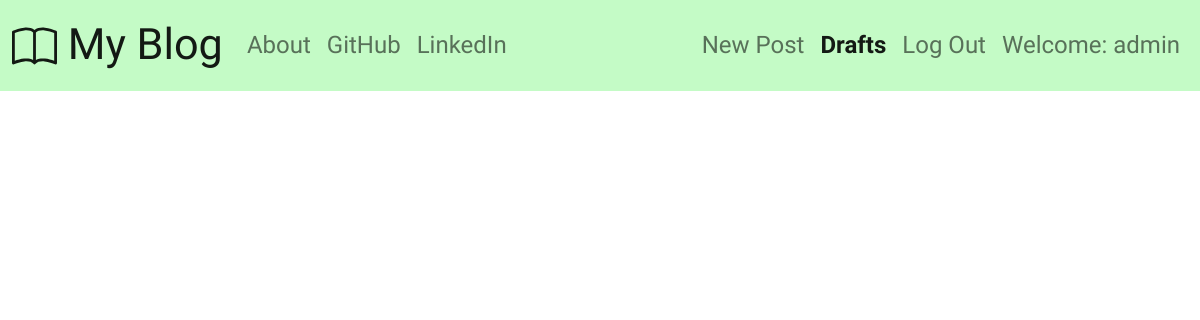
The page /drafts/ (signed in) on the database as committed earlier.
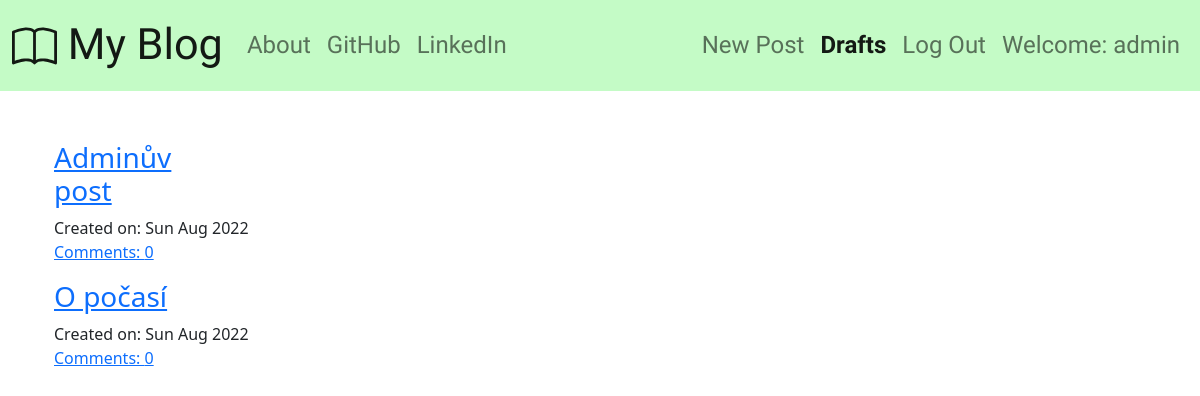
The same page on the database as committed later.
### blog_app/models.py (models this page shows, shortened)
class Post(models.Model):
    author      = models.ForeignKey('auth.User', on_delete=models.CASCADE)
    title       = models.CharField(max_length = 200)
    text        = models.TextField()
    create_date = models.DateTimeField(default = timezone.now)
    published_date = models.DateTimeField(blank = True, null = True)
    def approved_comments(self):
        return self.comments.filter(approved_comment = True)

### blog_app/views.py (the view)
# urls.py: path('drafts/', views.DraftListView.as_view(), name = 'post_draft_list'),
class DraftListView(LoginRequiredMixin, ListView):
    login_url = '/login/'
    redirect_field_name = 'blog/post_list.html'
    model = Post
    success_url = reverse_lazy('post_list')
    def get_queryset(self):
        return Post.objects.filter(published_date__isnull = True).order_by('create_date')

### blog_app/templates/blog_app/post_list.html (shortened to what this page needs)
{% extends "blog_app/base.html" %}
{% block content %}
  {% for post in post_list %}
  <div class="container">
    <div class="row">
      <div class="col col-lg-2">
        <a href="{% url 'post_detail' pk=post.pk %}"><h3>{{ post.title }}</h3></a>
      </div>
    </div>
    <div class="row">
      <div class="col">
        Created on: {{post.create_date|date:"D M Y"}}
      </div>
    </div>
    <div class="row">
      <div class="col">
        <a href="{% url 'post_detail' pk=post.pk %}">Comments: {{post.approved_comments.count}}</a>
      </div>
    </div>
    <div class="row">
      <div class="col">
      </div>
    </div>
  </div>
  {% endfor %}
{% endblock %}

### blog_app/templates/blog_app/base.html (shortened to what this page needs)
<!DOCTYPE html>
{% load static %}
<html lang="en" dir="ltr">
  <head>
    <link href="https://cdn.jsdelivr.net/npm/bootstrap@5.2.0/dist/css/bootstrap.min.css" rel="stylesheet">
    <link rel="stylesheet" href="{% static 'css/blog.css' %}">
    <link rel="stylesheet" href="//cdn.jsdelivr.net/npm/medium-editor@latest/dist/css/medium-editor.min.css" type="text/css" media="screen" charset="utf-8">
  </head>
  <body>
    <nav class="navbar navbar-custom navbar-expand-lg techfont">
      <div class="container-fluid">
        <a class="navbar-brand" href="{% url 'post_list' %}">
           My Blog
        </a>
        <div class="collapse navbar-collapse" id="navbarNav">
          <ul class="navbar-nav me-auto">
            <li class="nav-item">
              <a class="nav-link {% if request.resolver_match.url_name == 'about' %}active{% endif %}" aria-current="page" href="{% url 'about' %}">About</a>
            </li>
            <li class="nav-item">
              <a class="nav-link" href="https://github.com/BulanMartin" target="_blank">GitHub</a>
            </li>
            <li class="nav-item">
              <a class="nav-link" href="https://www.linkedin.com/in/martin-bul%C3%A1n-750310a7/" target="_blank">LinkedIn</a>
            </li>
          </ul>
          <ul class="navbar-nav ms-auto">
            {% if user.is_authenticated %}
            <li class="nav-item">
              <a class="nav-link {% if request.resolver_match.url_name == 'post_new' %}active{% endif %}" aria-current="page" href="{% url 'post_new' %}">New Post</a>
            </li>
            <li class="nav-item">
              <a class="nav-link {% if request.resolver_match.url_name == 'post_draft_list' %}active{% endif %}" href="{% url 'post_draft_list' %}">Drafts</a>
            </li>
            <li class="nav-item">
              <a class="nav-link {% if request.resolver_match.url_name == 'logout' %}active{% endif %}" href="{% url 'logout' %}">Log Out</a>
            </li>
            <li class="nav-item">
              <a class="nav-link">Welcome: {{user.username}}</a>
            </li>
            {% else %}
            <li class="nav-item">
              <a class="nav-link {% if request.resolver_match.url_name == 'login' %}active{% endif %}" href="{% url 'login' %}">Login</a>
            </li>
            {% endif %}
          </ul>
        </div>
      </div>
    </nav>
    <div class="content container">
      <div class="row">
        <div class="col">
          <div class="blog_posts">
            {% block content %}
            {% endblock %}
          </div>
        </div>
      </div>
    </div>
  </body>
</html>

### blog_app/static/css/blog.css (style rules this page uses)
.navbar-custom { background-color: #C4FBC6; }
.navbar-brand { font-size: 1.8em; }
.content { margin-top: 50px; }
.techfont { font-family: 'Black And White Picture', sans-serif; font-size: 1.5em; margin-bottom: 10px; }
.active { font-weight: bold; }

Rows that differ between the two databases and show on the page:
added Post: title "Adminův post", create_date "Sun Aug 2022", approved_comments.count "0"
added Post: title "O počasí", create_date "Sun Aug 2022", approved_comments.count "0"
